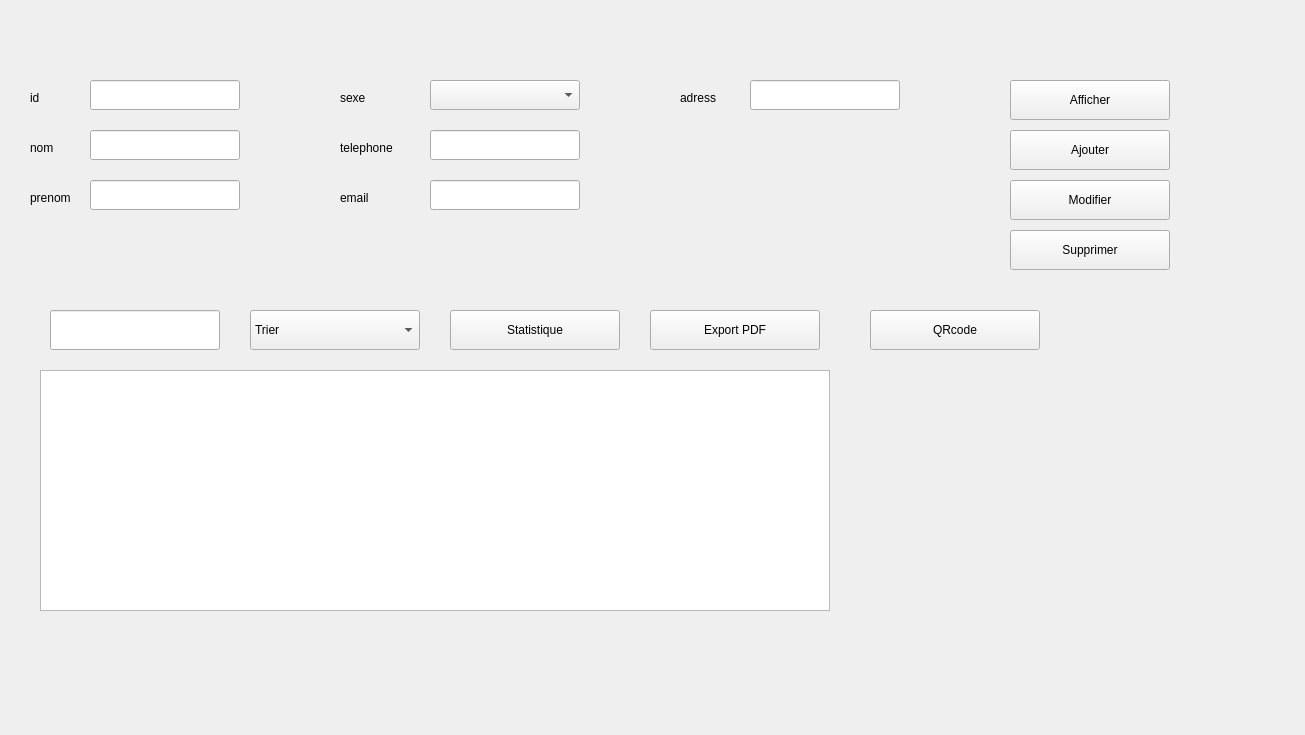
<?xml version="1.0" encoding="UTF-8"?>
<ui version="4.0">
 <class>gestion_employe</class>
 <widget class="QWidget" name="gestion_employe">
  <property name="geometry">
   <rect>
    <x>0</x>
    <y>0</y>
    <width>1305</width>
    <height>735</height>
   </rect>
  </property>
  <property name="windowTitle">
   <string>Form</string>
  </property>
  <widget class="QLabel" name="label_7">
   <property name="geometry">
    <rect>
     <x>680</x>
     <y>90</y>
     <width>56</width>
     <height>16</height>
    </rect>
   </property>
   <property name="text">
    <string>adress</string>
   </property>
  </widget>
  <widget class="QLabel" name="label_6">
   <property name="geometry">
    <rect>
     <x>340</x>
     <y>190</y>
     <width>56</width>
     <height>16</height>
    </rect>
   </property>
   <property name="text">
    <string>email</string>
   </property>
  </widget>
  <widget class="QLineEdit" name="lineEdit_Adress">
   <property name="geometry">
    <rect>
     <x>750</x>
     <y>80</y>
     <width>150</width>
     <height>30</height>
    </rect>
   </property>
  </widget>
  <widget class="QComboBox" name="comboBox_Sexe">
   <property name="geometry">
    <rect>
     <x>430</x>
     <y>80</y>
     <width>150</width>
     <height>30</height>
    </rect>
   </property>
   <item>
    <property name="text">
     <string/>
    </property>
   </item>
   <item>
    <property name="text">
     <string>Homme</string>
    </property>
   </item>
   <item>
    <property name="text">
     <string>Femme</string>
    </property>
   </item>
  </widget>
  <widget class="QPushButton" name="pushButton">
   <property name="geometry">
    <rect>
     <x>450</x>
     <y>310</y>
     <width>170</width>
     <height>40</height>
    </rect>
   </property>
   <property name="text">
    <string>Statistique</string>
   </property>
  </widget>
  <widget class="QLineEdit" name="lineEdit_Email">
   <property name="geometry">
    <rect>
     <x>430</x>
     <y>180</y>
     <width>150</width>
     <height>30</height>
    </rect>
   </property>
  </widget>
  <widget class="QLineEdit" name="lineEdit_tel">
   <property name="geometry">
    <rect>
     <x>430</x>
     <y>130</y>
     <width>150</width>
     <height>30</height>
    </rect>
   </property>
  </widget>
  <widget class="QPushButton" name="pushButton_Supprimer">
   <property name="geometry">
    <rect>
     <x>1010</x>
     <y>230</y>
     <width>160</width>
     <height>40</height>
    </rect>
   </property>
   <property name="text">
    <string>Supprimer</string>
   </property>
  </widget>
  <widget class="QLabel" name="label_3">
   <property name="geometry">
    <rect>
     <x>30</x>
     <y>190</y>
     <width>56</width>
     <height>16</height>
    </rect>
   </property>
   <property name="text">
    <string>prenom</string>
   </property>
  </widget>
  <widget class="QPushButton" name="pushButton_PDF">
   <property name="geometry">
    <rect>
     <x>650</x>
     <y>310</y>
     <width>170</width>
     <height>40</height>
    </rect>
   </property>
   <property name="text">
    <string>Export PDF</string>
   </property>
  </widget>
  <widget class="QLineEdit" name="lineEdit_id">
   <property name="geometry">
    <rect>
     <x>90</x>
     <y>80</y>
     <width>150</width>
     <height>30</height>
    </rect>
   </property>
  </widget>
  <widget class="QLabel" name="label_2">
   <property name="geometry">
    <rect>
     <x>30</x>
     <y>140</y>
     <width>56</width>
     <height>16</height>
    </rect>
   </property>
   <property name="text">
    <string>nom</string>
   </property>
  </widget>
  <widget class="QLabel" name="label">
   <property name="geometry">
    <rect>
     <x>30</x>
     <y>90</y>
     <width>56</width>
     <height>16</height>
    </rect>
   </property>
   <property name="text">
    <string>id</string>
   </property>
  </widget>
  <widget class="QPushButton" name="pushButton_QRcode">
   <property name="geometry">
    <rect>
     <x>870</x>
     <y>310</y>
     <width>170</width>
     <height>40</height>
    </rect>
   </property>
   <property name="text">
    <string>QRcode</string>
   </property>
  </widget>
  <widget class="QLineEdit" name="lineEdit_recherche">
   <property name="geometry">
    <rect>
     <x>50</x>
     <y>310</y>
     <width>170</width>
     <height>40</height>
    </rect>
   </property>
  </widget>
  <widget class="QTableView" name="tableView">
   <property name="geometry">
    <rect>
     <x>40</x>
     <y>370</y>
     <width>790</width>
     <height>241</height>
    </rect>
   </property>
  </widget>
  <widget class="QLabel" name="label_4">
   <property name="geometry">
    <rect>
     <x>340</x>
     <y>90</y>
     <width>56</width>
     <height>16</height>
    </rect>
   </property>
   <property name="text">
    <string>sexe</string>
   </property>
  </widget>
  <widget class="QLineEdit" name="lineEdit_Nom">
   <property name="geometry">
    <rect>
     <x>90</x>
     <y>130</y>
     <width>150</width>
     <height>30</height>
    </rect>
   </property>
  </widget>
  <widget class="QPushButton" name="pushButton_modifier">
   <property name="geometry">
    <rect>
     <x>1010</x>
     <y>180</y>
     <width>160</width>
     <height>40</height>
    </rect>
   </property>
   <property name="text">
    <string>Modifier</string>
   </property>
  </widget>
  <widget class="QLabel" name="qr_code">
   <property name="geometry">
    <rect>
     <x>870</x>
     <y>370</y>
     <width>331</width>
     <height>271</height>
    </rect>
   </property>
   <property name="text">
    <string/>
   </property>
  </widget>
  <widget class="QPushButton" name="pushButton_Afficher">
   <property name="geometry">
    <rect>
     <x>1010</x>
     <y>80</y>
     <width>160</width>
     <height>40</height>
    </rect>
   </property>
   <property name="text">
    <string>Afficher</string>
   </property>
  </widget>
  <widget class="QLabel" name="label_5">
   <property name="geometry">
    <rect>
     <x>340</x>
     <y>140</y>
     <width>56</width>
     <height>16</height>
    </rect>
   </property>
   <property name="text">
    <string>telephone</string>
   </property>
  </widget>
  <widget class="QLineEdit" name="lineEdit_Prenom">
   <property name="geometry">
    <rect>
     <x>90</x>
     <y>180</y>
     <width>150</width>
     <height>30</height>
    </rect>
   </property>
  </widget>
  <widget class="QComboBox" name="comboBox">
   <property name="geometry">
    <rect>
     <x>250</x>
     <y>310</y>
     <width>170</width>
     <height>40</height>
    </rect>
   </property>
   <item>
    <property name="text">
     <string>Trier</string>
    </property>
   </item>
   <item>
    <property name="text">
     <string>Tri par Id</string>
    </property>
   </item>
   <item>
    <property name="text">
     <string>Tri par Nom</string>
    </property>
   </item>
   <item>
    <property name="text">
     <string>Tri par Adress</string>
    </property>
   </item>
  </widget>
  <widget class="QPushButton" name="pushButton_Ajouter">
   <property name="geometry">
    <rect>
     <x>1010</x>
     <y>130</y>
     <width>160</width>
     <height>40</height>
    </rect>
   </property>
   <property name="text">
    <string>Ajouter</string>
   </property>
  </widget>
 </widget>
 <resources/>
 <connections/>
</ui>
